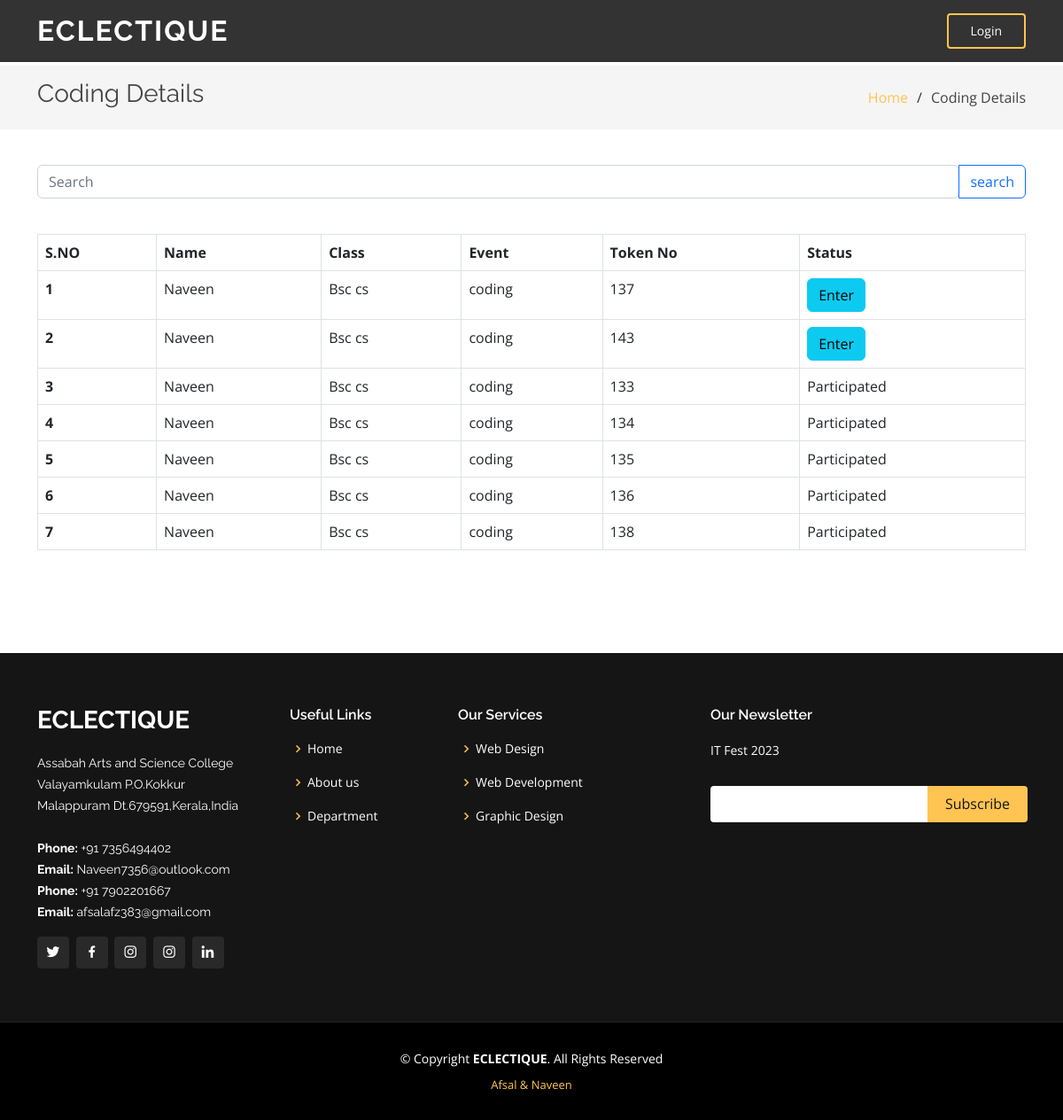
Screenshot of /cod_view with the database file from the repository.
### tables this page shows
CREATE TABLE user(user_id INTEGER PRIMARY KEY AUTOINCREMENT, name TEXT, class TEXT, event TEXT, status TEXT);

### app.py (the view)
@app.route("/cod_view")
def cod_view():
    res = db.execute("SELECT * FROM user WHERE event = ? ORDER BY status DESC", "coding")
    return render_template("admin/cod.html", data=res)

### templates/admin/cod.html (shortened to what this page needs)
<!DOCTYPE html>
<html lang="en">
<head>
  <link href="/static/assets/vendor/aos/aos.css" rel="stylesheet">
  <link href="/static/assets/vendor/bootstrap/css/bootstrap.min.css" rel="stylesheet">
  <link href="/static/assets/vendor/bootstrap-icons/bootstrap-icons.css" rel="stylesheet">
  <link href="/static/assets/vendor/boxicons/css/boxicons.min.css" rel="stylesheet">
  <link href="/static/assets/vendor/glightbox/css/glightbox.min.css" rel="stylesheet">
  <link href="/static/assets/vendor/remixicon/remixicon.css" rel="stylesheet">
  <link href="/static/assets/vendor/swiper/swiper-bundle.min.css" rel="stylesheet">
  <link href="/static/assets/css/style.css" rel="stylesheet">
</head>
<body>
  <body>
    <header id="header" class="fixed-top header-inner-pages">
      <div class="container d-flex align-items-center justify-content-lg-between">
        <h1 class="logo me-auto me-lg-0"><a href="/">ECLECTIQUE</a></h1>
        <a href="#about" class="get-started-btn scrollto">Login</a>
      </div>
    </header>
    <main id="main">
      <section id="breadcrumbs" class="breadcrumbs">
        <div class="container">
          <div class="d-flex justify-content-between align-items-center">
            <h2>Coding Details</h2>
            <ol>
              <li><a href="/">Home</a></li>
              <li>Coding Details</li>
            </ol>
          </div>
        </div>
      </section>
      <section id="portfolio-details" class="portfolio-details">
        <div id="services" class="contact-area">
          <div class="contact-inner area-padding">
            <div class="container ">
              <div class="row">
                <form method="post" action="/cod_view_post">
                  <div class="input-group">
                    <input type="search" class="form-control rounded" placeholder="Search" name="name" aria-label="Search" aria-describedby="search-addon" />
                    <button type="submit" class="btn btn-outline-primary">search</button>
                  </div>
                  <p>&nbsp;</p>
                  <div class="table-responsive">
                  <table class="table table-bordered">
                    <tr>
                      <th>S.NO</th>
                      <th>Name</th>
                      <th>Class</th>
                      <th>Event</th>
                      <th>Token No</th>
                      <th>Status</th>
                    </tr>
                    {% for i in data %}
                    <tr>
                      <th>{{loop.index}}&nbsp;</th>
                      <td>{{i["name"]}}&nbsp;</td>
                      <td>{{i["class"]}}&nbsp;</td>
                      <td>{{i["event"]}}</td>
                      <td>{{i["user_id"]}}</td>
                      <td>
                        {% if i.status == 'pending' %}
                        <a href="/c_participate/{{ i['user_id'] }}"><input class="btn btn-info" type="button" value="Enter"></a>
                        {% else %}
                        Participated
                        {% endif %}
                      </td>
                    </tr>
                    {% endfor %}
                  </table>
                </div>
                  <p>&nbsp;</p>
                  </form>
              </div>
            </div>
      </div>
       </div>
      </section>
    </main>
    <footer id="footer">
      <div class="footer-top">
        <div class="container">
          <div class="row">
            <div class="col-lg-3 col-md-6">
              <div class="footer-info">
                <h3>ECLECTIQUE</h3>
                <p>
                  Assabah Arts and Science College <br>
                  Valayamkulam P.O.Kokkur<br>
                  Malappuram Dt.679591,Kerala,India<br><br>
                  <strong>Phone:</strong> +91 7356494402<br>
                  <strong>Email:</strong> Naveen7356@outlook.com<br>
          <strong>Phone:</strong> +91 7902201667<br>
                  <strong>Email:</strong> afsalafz383@gmail.com<br>
                </p>
                <div class="social-links mt-3">
                  <a href="https://twitter.com/i/flow/login" class="twitter"><i class="bx bxl-twitter"></i></a>
                  <a href="https://www.facebook.com/naveen.c.7796" class="facebook"><i class="bx bxl-facebook"></i></a>
                  <a href="https://instagram.com/naveen_.c?igshid=YmMyMTA2M2Y=" class="instagram"><i class="bx bxl-instagram"></i></a>
                  <a href="#" class="instagram"><i class="bx bxl-instagram"></i></a>
                  <a href="https://www.linkedin.com/login" class="linkedin"><i class="bx bxl-linkedin"></i></a>
                </div>
              </div>
            </div>
            <div class="col-lg-2 col-md-6 footer-links">
              <h4>Useful Links</h4>
              <ul>
                <li><i class="bx bx-chevron-right"></i> <a href="#home">Home</a></li>
                <li><i class="bx bx-chevron-right"></i> <a href="#about">About us</a></li>
                <li><i class="bx bx-chevron-right"></i> <a href="http://www.assabahasc.org/computer-science-and-application.html">Department</a></li>
              </ul>
            </div>
            <div class="col-lg-3 col-md-6 footer-links">
              <h4>Our Services</h4>
              <ul>
                <li><i class="bx bx-chevron-right"></i> <a href="#">Web Design</a></li>
                <li><i class="bx bx-chevron-right"></i> <a href="#">Web Development</a></li>
                <li><i class="bx bx-chevron-right"></i> <a href="#">Graphic Design</a></li>
              </ul>
            </div>
            <div class="col-lg-4 col-md-6 footer-newsletter">
              <h4>Our Newsletter</h4>
              <p>IT Fest 2023</p>
              <form>
                <input type="email" name="email"><input type="submit" value="Subscribe">
              </form>
            </div>
          </div>
        </div>
      </div>
      <div class="container">
        <div class="copyright">
          &copy; Copyright <strong><span>ECLECTIQUE</span></strong>. All Rights Reserved
        </div>
        <div class="credits">
          <a href="https://instagram.com/naveen_.c?igshid=YmMyMTA2M2Y=">Afsal  & Naveen</a>
        </div>
      </div>
    </footer>
  </body>
  </html>

### static/assets/css/style.css (style rules this page uses)
body { font-family: "Open Sans", sans-serif; color: #444444; }
a { color: #ffc451; text-decoration: none; }
h1, h2, h3, h4, h5, h6 { font-family: "Raleway", sans-serif; }
#header { transition: all 0.5s; z-index: 997; padding: 15px 0; }
#header.header-scrolled, #header.header-inner-pages { background: rgba(0, 0, 0, 0.8); }
#header .logo { font-size: 32px; margin: 0; padding: 0; line-height: 1; font-weight: 700; letter-spacing: 2px; text-transform: uppercase; }
#header .logo a { color: #fff; }
.get-started-btn { color: #fff; border-radius: 4px; padding: 7px 25px 8px 25px; white-space: nowrap; transition: 0.3s; font-size: 14px; display: inline-block; border: 2px solid #ffc451; }
section { padding: 60px 0; overflow: hidden; }
.portfolio-details { padding-top: 40px; }
.breadcrumbs { padding: 15px 0; background: whitesmoke; min-height: 40px; margin-top: 74px; }
.breadcrumbs h2 { font-size: 28px; font-weight: 400; }
.breadcrumbs ol { display: flex; flex-wrap: wrap; list-style: none; padding: 0; margin: 0; }
.breadcrumbs ol li+li { padding-left: 10px; }
.breadcrumbs ol li+li::before { display: inline-block; padding-right: 10px; color: #2f2f2f; content: "/"; }
#footer { background: black; padding: 0 0 30px 0; color: #fff; font-size: 14px; }
#footer .footer-top { background: #151515; border-bottom: 1px solid #222222; padding: 60px 0 30px 0; }
#footer .footer-top .footer-info { margin-bottom: 30px; }
#footer .footer-top .footer-info h3 { font-size: 28px; margin: 0 0 20px 0; padding: 2px 0 2px 0; line-height: 1; font-weight: 700; text-transform: uppercase; }
#footer .footer-top .footer-info p { font-size: 14px; line-height: 24px; margin-bottom: 0; font-family: "Raleway", sans-serif; color: #fff; }
#footer .footer-top .social-links a { font-size: 18px; display: inline-block; background: #292929; color: #fff; line-height: 1; padding: 8px 0; margin-right: 4px; border-radius: 4px; text-align: center; width: 36px; height: 36px; transition: 0.3s; }
#footer .footer-top h4 { font-size: 16px; font-weight: 600; color: #fff; position: relative; padding-bottom: 12px; }
#footer .footer-top .footer-links { margin-bottom: 30px; }
#footer .footer-top .footer-links ul { list-style: none; padding: 0; margin: 0; }
#footer .footer-top .footer-links ul i { padding-right: 2px; color: #ffc451; font-size: 18px; line-height: 1; }
#footer .footer-top .footer-links ul li { padding: 10px 0; display: flex; align-items: center; }
#footer .footer-top .footer-links ul li:first-child { padding-top: 0; }
#footer .footer-top .footer-links ul a { color: #fff; transition: 0.3s; display: inline-block; line-height: 1; }
#footer .footer-top .footer-newsletter form { margin-top: 30px; background: #fff; padding: 6px 10px; position: relative; border-radius: 4px; }
#footer .footer-top .footer-newsletter form input[type=email] { border: 0; padding: 4px; width: calc(100% - 110px); }
#footer .footer-top .footer-newsletter form input[type=submit] { position: absolute; top: 0; right: -2px; bottom: 0; border: 0; background: none; font-size: 16px; padding: 0 20px; background: #ffc451; color: #151515; transition: 0.3s; border-radius: 0 4px 4px 0; }
#footer .copyright { text-align: center; padding-top: 30px; }
#footer .credits { padding-top: 10px; text-align: center; font-size: 13px; color: #fff; }

### rows the page displays
user: name "Naveen", class "Bsc cs", event "coding", user_id "137"
user: name "Naveen", class "Bsc cs", event "coding", user_id "143"
user: name "Naveen", class "Bsc cs", event "coding", user_id "133", status "Participated"
user: name "Naveen", class "Bsc cs", event "coding", user_id "134", status "Participated"
user: name "Naveen", class "Bsc cs", event "coding", user_id "135", status "Participated"
user: name "Naveen", class "Bsc cs", event "coding", user_id "136", status "Participated"
user: name "Naveen", class "Bsc cs", event "coding", user_id "138", status "Participated"
